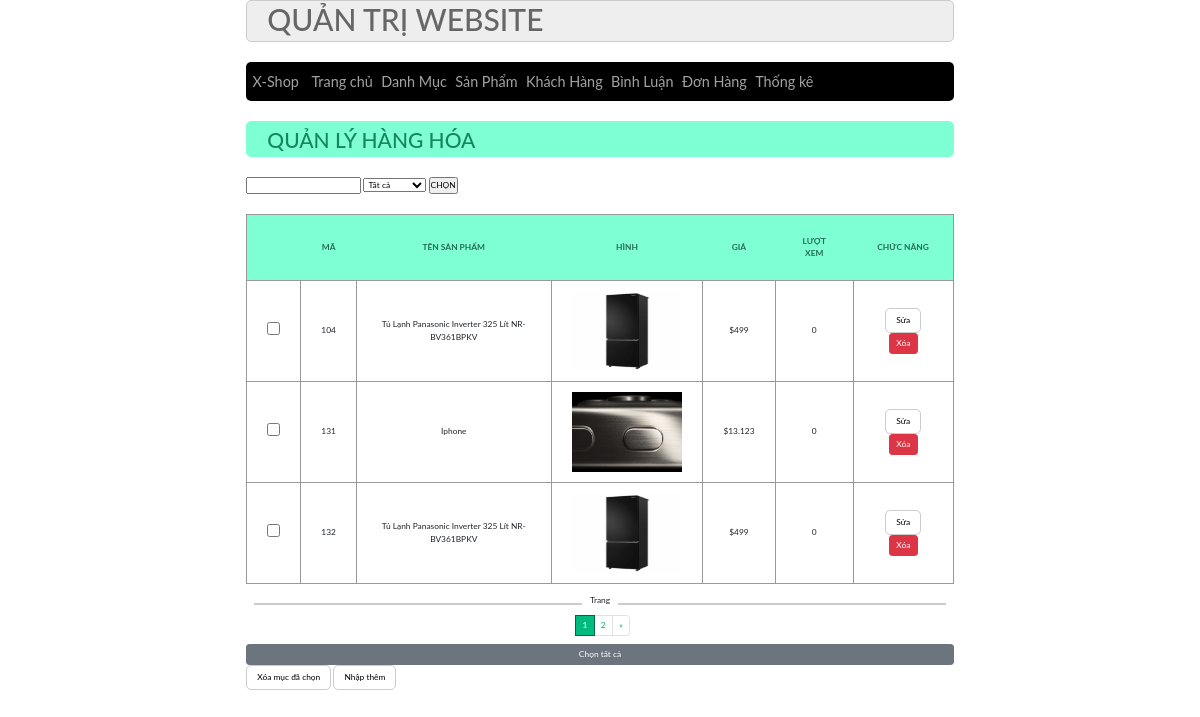
The page /admin/index.php?act=listsp&page=1 on the database its author committed.
### tables this page shows
CREATE TABLE `sanpham` (
  `id` int NOT NULL,
  `name` varchar(255) NOT NULL,
  `price` double(10,2) DEFAULT '0.00',
  `img` varchar(255) DEFAULT NULL,
  `mota` text,
  `luotxem` int DEFAULT '0',
  `iddm` int NOT NULL
);

### dao/pdo.php (called while the page is built, shortened)
<?php
function pdo_get_connection(){
    $dburl = "mysql:host=localhost;dbname=duanmaufall2023;charset=utf8";
    $username = 'root';
    $password = 'mysql';
    $conn = new PDO($dburl, $username, $password);
    $conn->setAttribute(PDO::ATTR_ERRMODE, PDO::ERRMODE_EXCEPTION);
    return $conn;
}
function pdo_query($sql){
    $sql_args = array_slice(func_get_args(), 1);
    try{
        $conn = pdo_get_connection();
        $stmt = $conn->prepare($sql);
        $stmt->execute($sql_args);
        $rows = $stmt->fetchAll();
        return $rows;
    }
    catch(PDOException $e){
        throw $e;
    }
    finally{
        unset($conn);
    }
}

### dao/sanpham.php (called while the page is built, shortened)
<?php
function loadall_sanpham($keyw = '', $iddm = 0)
{
    $sql = "select * from sanpham where 1";
    $sql .= " order by id desc";
    $listsanpham = pdo_query($sql);
    return $listsanpham;
}
function getProduct_limit($start, $limit)
{
    $sql = "select * from sanpham limit $start,$limit";
    $listsanpham = pdo_query($sql);
    return $listsanpham;
}
?>

### admin/sanpham/list.php (the view, shortened to what this page needs)
<?php
global $connect;
$listsp = mysqli_query($connect, "SELECT * FROM danhmuc");
$total = mysqli_num_rows($listsp);
$limit = 3;
$total_page = ceil($total / $limit);
$cr_page = isset($_GET['page']) ? $_GET['page'] : 1;
$start = ($cr_page - 1) * $limit;
$listsp_limit = getProduct_limit($start, $limit);
if (isset($_GET['page']) && !empty($_GET['page'])) {
    $listsanpham = $listsp_limit;
}
?>
<div class="row_main">
    <div class="row_main frontiltle mb">
        <h1>QUẢN LÝ HÀNG HÓA</h1>
    </div>
    <form action="index.php?act=delete_list_sp" method="post">
        <input type="text" name="keyw">
        <select name="iddm">
            <option value="0" selected>Tất cả</option>
        </select>
        <input type="submit" name="listcheck" value="CHỌN">
        <div class="row_main form_content">
            <div class="row_main mb10 form_dsloai">
                <table>
                    <tr>
                        <th></th>
                        <th>MÃ</th>
                        <th>TÊN SẢN PHẨM</th>
                        <th>HÌNH</th>
                        <th>GIÁ</th>
                        <th>LƯỢT XEM</th>
                        <th>CHỨC NĂNG</th>
                    </tr>
                    <?php
                    foreach ($listsanpham as $sanpham) {
                        extract($sanpham);
                        $hinhpath = '../upload/' . $img;
                        if (is_file($hinhpath)) {
                            $hinhanh = "<img src='" . $hinhpath . "' height='80'>";
                        } else {
                            $hinhanh = "Không có hình ảnh";
                        }
                        $suasp = "index.php?act=suasp&id=" . $id;
                        $xoasp = "index.php?act=xoasp&id=" . $id;
                        echo '
                        <tr>
                    <td> <input type="checkbox" class="checkbox" name="check_del[]" value="' . $id . '"></td>
                    <td>' . $id . '</td>
                    <td>' . $name . '</td>
                    <td>' . $hinhanh . '</td>
                    <td>$' . number_format($price, 0, ',', '.') . '</td>
                    <td>' . $luotxem . '</td>
                    <td>
                        <a href="' . $suasp . '"><input type="button" value="Sửa"></a>
                        <a href="' . $xoasp . '" onclick="return confirm(`Bạn có chắc muốn xóa không?`)" class="btn btn-danger">Xóa</a>
                    </td>
                    </tr>
                ';
                    }
                    ?>
                </table>
            </div>
            <div class="box">
                <div class="first_line"></div>
                <p>Trang</p>
                <div class="second_line"></div>
            </div>
            <div class="pag">
                <nav aria-label="Page navigation example" class="pag">
                    <ul class="pagination">
                        <?php for ($i = 1; $i <= $total_page; $i++): ?>
                        <li class="page-item <?php echo (($cr_page == $i) ? 'active' : '') ?>"><a class="page-link"
                                href="index.php?act=listsp&page=<?= $i ?>">
                                <?= $i ?>
                            </a></li>
                        <?php endfor; ?>
                        <li class="page-item <?php echo (($cr_page == $total_page) ? 'check' : '') ?>">
                            <a class="page-link" href="index.php?act=listsp&page=<?= $cr_page + 1 ?>" aria-label="Next">
                                <span aria-hidden="true">&raquo;</span>
                            </a>
                        </li>
                    </ul>
                </nav>
            </div>
            <div class="row_main mb10">
                <div class="">
                    <label for="checkAll" class="btn btn-secondary chon" style="display:block;">Chọn tất cả</label>
                    <a href="index.php?act=delete_list_sp"><input type="submit" value="Xóa mục đã chọn"
                            name="delete"></a>
                    <a href="index.php?act=addsp"><input type="button" value="Nhập thêm"></a>
                </div>
            </div>
        </div>
    </form>
</div>

### css/style.css (style rules this page uses)
:root { --border-rds: 5px; }
* { box-sizing: border-box; font-family: "Lato", sans-serif; font-size: 0.7vw; }
.row_main { float: left; width: 100%; }
.mb { margin-bottom: 20px; }
.mb10 { margin-bottom: 10px; }
.nutnhan, .search_box input[type="submit"], .form_tai_khoan input[type="submit"], .form_tai_khoan input[type="reset"], .form_tai_khoan input[type="email"], .form_content input[type="email"], .form_content input[type="password"], .form_content input[type="submit"], .form_content input[type="reset"], .form_content input[type="file"], .form_content input[type="number"], .form_content input[type="button"] { padding: 5px 10px; border-radius: 5px; background-color: white !important; border: 1px solid #ccc; }
.frontiltle { background-color: aquamarine; border: 1px solid aquamarine; color: rgb(22, 134, 97); border-radius: var(--border-rds); padding: 0px 20px; justify-content: center; }
.frontiltle h1 { padding-top: 5px; }
.form_content { padding: 20px 0px; }
.cart table, .form_dsloai table { width: 100%; border-collapse: collapse; text-align: center; border: 1px solid #999; }
.cart table th, .form_dsloai table th { padding: 20px; background-color: aquamarine; color: rgb(36, 109, 85); }
.cart table td, .form_dsloai table td { padding: 10px 20px; border: 1px solid #999; }
.box { display: flex; align-items: center; justify-content: space-between; width: 100%; }
.first_line { border-bottom: #ccc solid 2px; width: 50%; margin: 0 8px; }
.second_line { border-bottom: #ccc solid 2px; width: 50%; margin: 0 8px; }
.pag { margin: 0 37% 0 37%; }
.page-link { color: #00ac5c; }
.active > .page-link, .page-link.active { z-index: 3; color: white !important; background-color: rgb(1, 186, 125) !important; border-color: rgb(0, 104, 69) !important; }

### css/loader.css (style rules this page uses)
* { padding: 0; margin: 0; box-sizing: border-box; }
img { width: 100%; }

### rows shown on the page
sanpham: id "104", name "Tủ Lạnh Panasonic Inverter 325 Lít NR-BV361BPKV", img (picture), price "499", luotxem "0"
sanpham: id "131", name "Iphone", img (picture), price "13.123", luotxem "0"
sanpham: id "132", name "Tủ Lạnh Panasonic Inverter 325 Lít NR-BV361BPKV", img (picture), price "499", luotxem "0"
